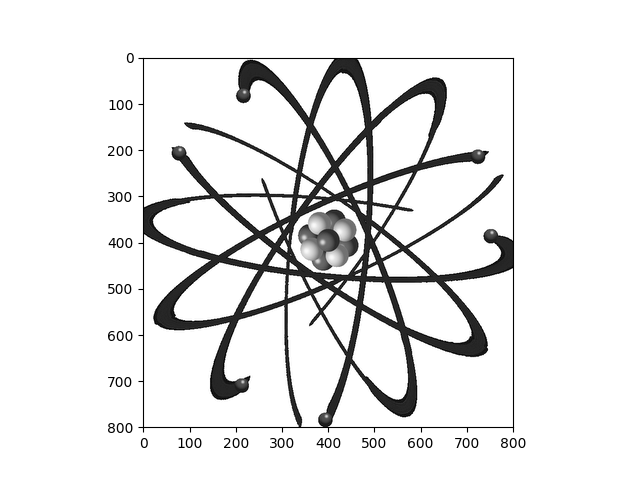
#> input picture beta_tests/test.png, 640 x 480 px
$ python fresnel.py test.png
#> lines starting #> are read from the running program, lines starting #| are printed output that depends on the picture
### scripts/image_converter.py
from PIL import Image
import numpy as np

def change_type(path,new_path,_type):
#> called with path = 'test.png', new_path = 'fft_test.png', _type = 'L'
    image = Image.open(path)
#> image is the input picture: PIL image 640x480 RGBA; mean R, G, B, A 232, 232, 232, 255
    _image = image.convert(_type)
    #:_image.save(new_path)
    pixels = _image.load()

    im_to_arr = np.zeros(_image.size)
    I = np.ones(_image.size)

    for i in range(im_to_arr.shape[0]):
        for j in range(im_to_arr.shape[1]):
            im_to_arr[i][j] = float(pixels[i,j])
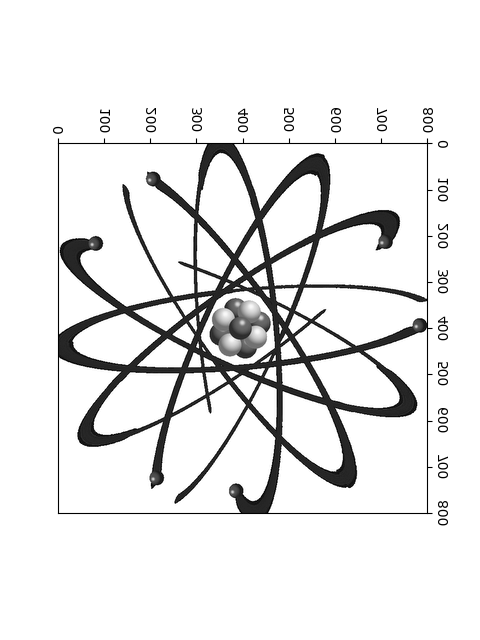
#> im_to_arr: shape (640, 480) float64; min 0, max 255, mean 232

    _object =  (im_to_arr - np.min(im_to_arr))/(np.max(im_to_arr) - np.min(im_to_arr))

    return _object

### beta_tests/fresnel.py
#!/usr/bin/env python3
import os
import sys
import matplotlib.pyplot as plt

cp = os.getcwd()[:-10]
sys.path.insert(0,cp)

import scripts.image_converter as ic
import scripts.FFT as ft
import scripts.prop as prop
import numpy as np

im = ic.change_type('{}'.format(sys.argv[1]), 'fft_test.png','L')

############ TEST ###########
im = np.ones((400,400))
px_size = 0.1
px_n = im.shape[1]
x = np.linspace(-px_size * px_n / 2, px_size * px_n / 2, num = px_n, endpoint = True)
dx = x[1] - x[0]
fS = 1 / dx
df = fS / px_n
fx = np.arange(-fS / 2, fS / 2, step = df)
print(fx.shape)
im[50][50] = 0.9
#im[13][9] = 0.9
#############################

plt.imshow(im)
plt.title('im')
plt.show()
plt.clf()

im_fft = np.fft.ifftshift(np.fft.fft2(np.fft.fftshift(im)))

plt.imshow(np.abs(im_fft))
plt.title('fft_A')
plt.show()
plt.clf()

plt.imshow(np.angle(im_fft))
plt.title('fft_phi')
plt.show()
plt.clf()

n = im_fft.shape
S = np.zeros(n)


def H(fx, fy, z, l=0.5):
    square_root = np.sqrt(np.complex(1) - (l**2 * fx**2) - (l**2 * fy**2))
    temp = np.exp(1j * 2 * np.pi * z / l * square_root)
    temp[np.isnan(temp)] = 0
    return temp

fX, fY = np.meshgrid(fx,fx)
S = H(fX,fY, 10)

plt.imshow(np.abs(S),cmap='gray')
plt.title('S_A')
plt.show()
plt.clf()
plt.imshow(np.angle(S),cmap='gray')
plt.title('S_phi')
plt.show()
plt.clf()


im_ifft = np.fft.ifft2(S*im_fft)
plt.imshow(np.abs(im_ifft)**2,cmap='gray')
plt.title('ifft_A')
plt.show()
plt.clf()
plt.imshow(np.angle(im_ifft),cmap='gray')
plt.title('ifft_phi')
plt.show()
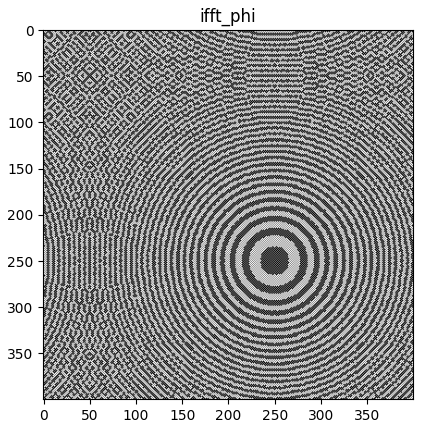
#> figure drawn by matplotlib, 1 panel
plt.clf()

R_fft = np.fft.fft2(im_ifft)
plt.imshow(np.abs(R_fft),cmap='gray')
plt.title('R_fft_A')
plt.show()
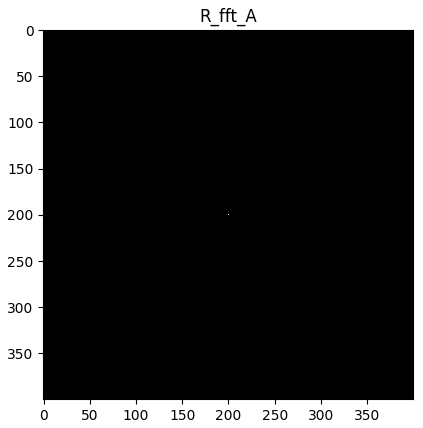
#> figure drawn by matplotlib, 1 panel
plt.imshow(np.angle(R_fft),cmap='gray')
plt.title('R_fft_phi')
plt.show()
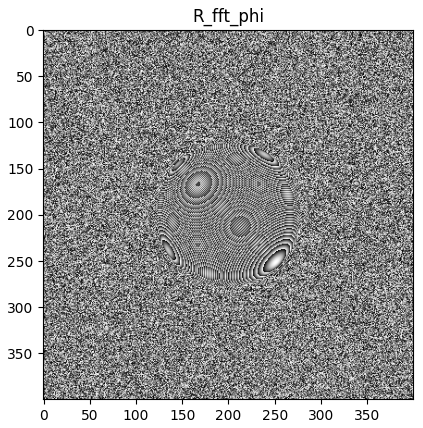
#> figure drawn by matplotlib, 1 panel

def H(fx, fy, z, wavelength=0.5):
    square_root = np.sqrt(np.complex(1) - (wavelength**2 * fx**2) - (wavelength**2 * fy**2))
    temp = np.exp(-1j * 2 * np.pi * z / wavelength * square_root)
    temp[np.isnan(temp)] = 0 # replace nan's with zeros
    return temp
fX, fY = np.meshgrid(fx,fx)
S = H(fX,fY, 10)

plt.imshow(np.abs(S),cmap='gray')
plt.title('S*_A')
plt.show()
plt.clf()
plt.imshow(np.angle(S),cmap='gray')
plt.title('S*_phi')
plt.show()
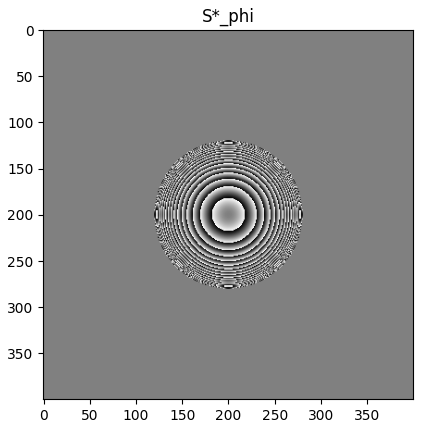
#> figure drawn by matplotlib, 1 panel
plt.clf()

R_ifft = np.fft.ifft2(S*R_fft)
plt.imshow(np.abs(R_ifft),cmap='gray')
plt.title('R_ifft_A')
plt.show()
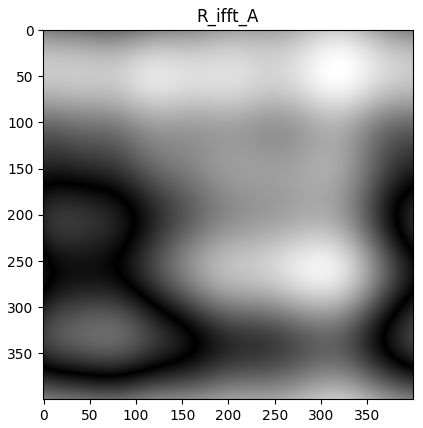
#> figure drawn by matplotlib, 1 panel
plt.clf()
plt.imshow(np.angle(R_ifft),cmap='gray')
plt.title('R_ifft_phi')
plt.show()
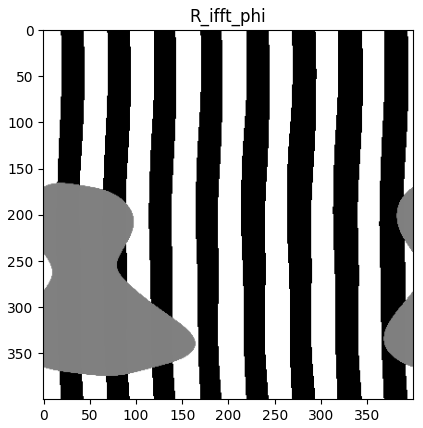
#> figure drawn by matplotlib, 1 panel
plt.clf()

$ run again, on beta_tests/ok/fig_0.png
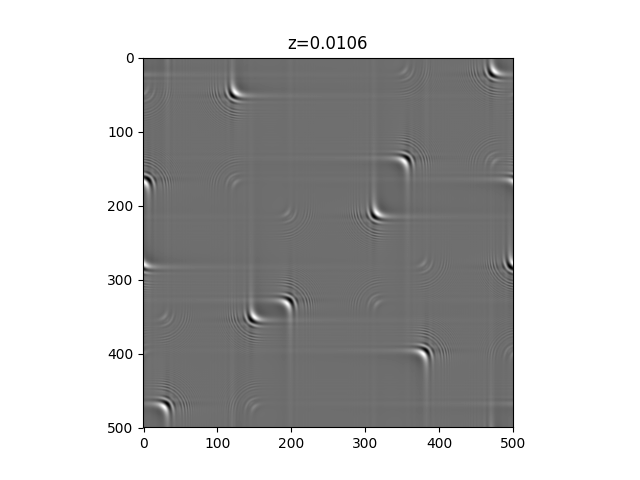
#> input picture beta_tests/ok/fig_0.png, 640 x 480 px
#> in change_type, image is the input picture: PIL image 640x480 RGBA; mean R, G, B, A 188.8, 188.8, 188.8, 255
#> after the loop in change_type, `for i in range(im_to_arr.shape[0]):`:
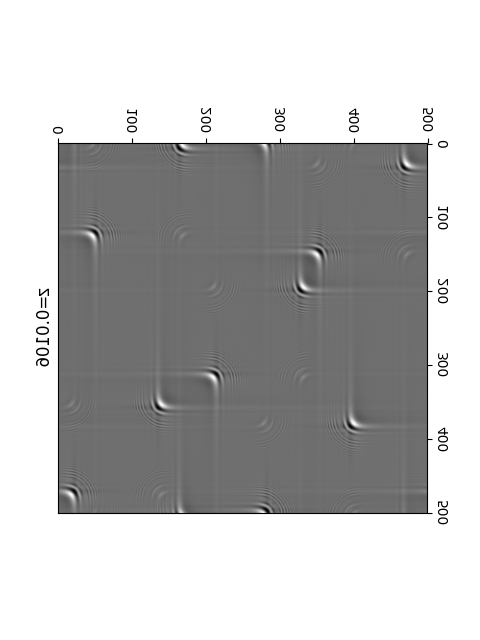
#> im_to_arr: shape (640, 480) float64; min 0, max 255, mean 188.8

$ run again, on beta_tests/ok/fig_1.png
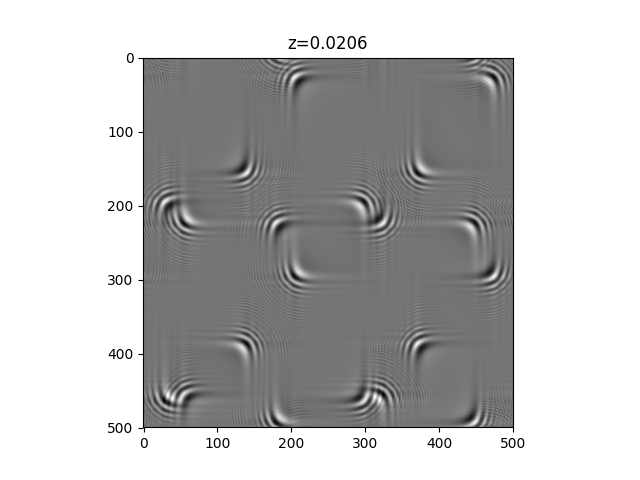
#> input picture beta_tests/ok/fig_1.png, 640 x 480 px
#> in change_type, image is the input picture: PIL image 640x480 RGBA; mean R, G, B, A 191.4, 191.4, 191.4, 255
#> after the loop in change_type, `for i in range(im_to_arr.shape[0]):`:
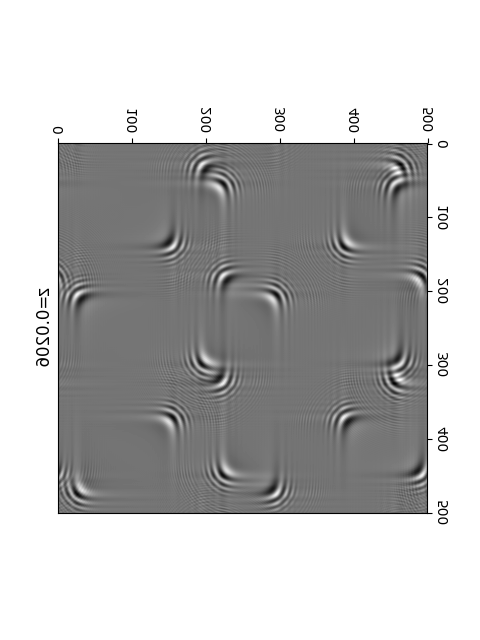
#> im_to_arr: shape (640, 480) float64; min 0, max 255, mean 191.4
